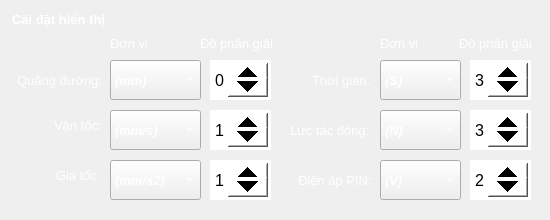
      <widget class="QWidget" name="tab_2">
       <attribute name="title">
        <string>           Cài đặt           </string>
       </attribute>
       <widget class="QGroupBox" name="groupBox_6">
        <property name="geometry">
         <rect>
          <x>10</x>
          <y>10</y>
          <width>531</width>
          <height>201</height>
         </rect>
        </property>
        <property name="font">
         <font>
          <pointsize>10</pointsize>
          <bold>true</bold>
         </font>
        </property>
        <property name="styleSheet">
         <string notr="true">QGroupBox{
border:0px;
color: rgb(255, 255, 255);
}

</string>
        </property>
        <property name="title">
         <string>Cài đặt hiển thị</string>
        </property>
        <widget class="QComboBox" name="comboBox_Display_Car_Unit_A1">
         <property name="geometry">
          <rect>
           <x>100</x>
           <y>150</y>
           <width>91</width>
           <height>40</height>
          </rect>
         </property>
         <property name="font">
          <font>
           <pointsize>10</pointsize>
           <italic>true</italic>
           <bold>true</bold>
          </font>
         </property>
         <property name="styleSheet">
          <string notr="true">color: rgb(255, 255, 255);</string>
         </property>
         <property name="currentIndex">
          <number>0</number>
         </property>
         <item>
          <property name="text">
           <string>(mm/s2)</string>
          </property>
         </item>
         <item>
          <property name="text">
           <string>(m/s2)</string>
          </property>
         </item>
        </widget>
        <widget class="QComboBox" name="comboBox_Display_Car_Unit_S1">
         <property name="geometry">
          <rect>
           <x>100</x>
           <y>50</y>
           <width>91</width>
           <height>40</height>
          </rect>
         </property>
         <property name="font">
          <font>
           <pointsize>10</pointsize>
           <italic>true</italic>
           <bold>true</bold>
          </font>
         </property>
         <property name="styleSheet">
          <string notr="true">color: rgb(255, 255, 255);</string>
         </property>
         <property name="currentIndex">
          <number>0</number>
         </property>
         <item>
          <property name="text">
           <string>(mm)</string>
          </property>
         </item>
         <item>
          <property name="text">
           <string>(m)</string>
          </property>
         </item>
         <item>
          <property name="text">
           <string>(km)</string>
          </property>
         </item>
        </widget>
        <widget class="QComboBox" name="comboBox_Display_Car_Unit_V1">
         <property name="geometry">
          <rect>
           <x>100</x>
           <y>100</y>
           <width>91</width>
           <height>40</height>
          </rect>
         </property>
         <property name="font">
          <font>
           <pointsize>10</pointsize>
           <italic>true</italic>
           <bold>true</bold>
          </font>
         </property>
         <property name="styleSheet">
          <string notr="true">color: rgb(255, 255, 255);</string>
         </property>
         <property name="currentIndex">
          <number>0</number>
         </property>
         <item>
          <property name="text">
           <string>(mm/s)</string>
          </property>
         </item>
         <item>
          <property name="text">
           <string>(m/s)</string>
          </property>
         </item>
         <item>
          <property name="text">
           <string>(km/h)</string>
          </property>
         </item>
        </widget>
        <widget class="QComboBox" name="comboBox_Display_Car_Unit_T1">
         <property name="geometry">
          <rect>
           <x>370</x>
           <y>50</y>
           <width>81</width>
           <height>40</height>
          </rect>
         </property>
         <property name="font">
          <font>
           <pointsize>10</pointsize>
           <italic>true</italic>
           <bold>true</bold>
          </font>
         </property>
         <property name="styleSheet">
          <string notr="true">color: rgb(255, 255, 255);</string>
         </property>
         <property name="currentIndex">
          <number>0</number>
         </property>
         <item>
          <property name="text">
           <string>(S)</string>
          </property>
         </item>
         <item>
          <property name="text">
           <string>(mS)</string>
          </property>
         </item>
         <item>
          <property name="text">
           <string>(uS)</string>
          </property>
         </item>
        </widget>
        <widget class="QComboBox" name="comboBox_Display_Car_Unit_F1">
         <property name="geometry">
          <rect>
           <x>370</x>
           <y>100</y>
           <width>81</width>
           <height>40</height>
          </rect>
         </property>
         <property name="font">
          <font>
           <pointsize>10</pointsize>
           <italic>true</italic>
           <bold>true</bold>
          </font>
         </property>
         <property name="styleSheet">
          <string notr="true">color: rgb(255, 255, 255);</string>
         </property>
         <item>
          <property name="text">
           <string>(N)</string>
          </property>
         </item>
         <item>
          <property name="text">
           <string>(G)</string>
          </property>
         </item>
         <item>
          <property name="text">
           <string>(Kg)</string>
          </property>
         </item>
        </widget>
        <widget class="QLabel" name="label_31">
         <property name="geometry">
          <rect>
           <x>7</x>
           <y>60</y>
           <width>91</width>
           <height>20</height>
          </rect>
         </property>
         <property name="font">
          <font>
           <pointsize>10</pointsize>
           <bold>false</bold>
          </font>
         </property>
         <property name="styleSheet">
          <string notr="true">color: rgb(255, 255, 255);</string>
         </property>
         <property name="text">
          <string>Quãng đường:</string>
         </property>
        </widget>
        <widget class="QLabel" name="label_42">
         <property name="geometry">
          <rect>
           <x>302</x>
           <y>60</y>
           <width>61</width>
           <height>20</height>
          </rect>
         </property>
         <property name="font">
          <font>
           <pointsize>10</pointsize>
           <bold>false</bold>
          </font>
         </property>
         <property name="styleSheet">
          <string notr="true">color: rgb(255, 255, 255);</string>
         </property>
         <property name="text">
          <string>Thời gian:</string>
         </property>
        </widget>
        <widget class="QLabel" name="label_43">
         <property name="geometry">
          <rect>
           <x>44</x>
           <y>105</y>
           <width>51</width>
           <height>20</height>
          </rect>
         </property>
         <property name="font">
          <font>
           <pointsize>10</pointsize>
           <bold>false</bold>
          </font>
         </property>
         <property name="styleSheet">
          <string notr="true">color: rgb(255, 255, 255);</string>
         </property>
         <property name="text">
          <string>Vận tốc:</string>
         </property>
        </widget>
        <widget class="QLabel" name="label_45">
         <property name="geometry">
          <rect>
           <x>46</x>
           <y>155</y>
           <width>51</width>
           <height>20</height>
          </rect>
         </property>
         <property name="font">
          <font>
           <pointsize>10</pointsize>
           <bold>false</bold>
          </font>
         </property>
         <property name="styleSheet">
          <string notr="true">color: rgb(255, 255, 255);</string>
         </property>
         <property name="text">
          <string>Gia tốc:</string>
         </property>
        </widget>
        <widget class="QLabel" name="label_44">
         <property name="geometry">
          <rect>
           <x>280</x>
           <y>110</y>
           <width>81</width>
           <height>20</height>
          </rect>
         </property>
         <property name="font">
          <font>
           <pointsize>10</pointsize>
           <bold>false</bold>
          </font>
         </property>
         <property name="styleSheet">
          <string notr="true">color: rgb(255, 255, 255);</string>
         </property>
         <property name="text">
          <string>Lực tác động:</string>
         </property>
        </widget>
        <widget class="QSpinBox" name="spinBox_Display_Car_Pre_S1">
         <property name="geometry">
          <rect>
           <x>200</x>
           <y>50</y>
           <width>61</width>
           <height>40</height>
          </rect>
         </property>
         <property name="font">
          <font>
           <pointsize>12</pointsize>
           <bold>false</bold>
          </font>
         </property>
         <property name="styleSheet">
          <string notr="true">QSpinBox
{
background-color: rgb(255, 255, 255);
color: rgb(0, 0, 0);
}
QSpinBox::up-button
{
    min-width:40px;
    min-height: 20px;
}
QSpinBox::down-button
{
    min-width: 40px;
    min-height: 20px;
}
</string>
         </property>
         <property name="alignment">
          <set>Qt::AlignCenter</set>
         </property>
         <property name="minimum">
          <number>0</number>
         </property>
         <property name="maximum">
          <number>5</number>
         </property>
         <property name="value">
          <number>0</number>
         </property>
        </widget>
        <widget class="QSpinBox" name="spinBox_Display_Car_Pre_V1">
         <property name="geometry">
          <rect>
           <x>200</x>
           <y>100</y>
           <width>61</width>
           <height>40</height>
          </rect>
         </property>
         <property name="font">
          <font>
           <pointsize>12</pointsize>
           <bold>false</bold>
          </font>
         </property>
         <property name="styleSheet">
          <string notr="true">QSpinBox
{
background-color: rgb(255, 255, 255);
color: rgb(0, 0, 0);
}
QSpinBox::up-button
{
    min-width:40px;
    min-height: 20px;
}
QSpinBox::down-button
{
    min-width: 40px;
    min-height: 20px;
}
</string>
         </property>
         <property name="alignment">
          <set>Qt::AlignCenter</set>
         </property>
         <property name="minimum">
          <number>0</number>
         </property>
         <property name="maximum">
          <number>5</number>
         </property>
         <property name="value">
          <number>1</number>
         </property>
        </widget>
        <widget class="QSpinBox" name="spinBox_Display_Car_Pre_A1">
         <property name="geometry">
          <rect>
           <x>200</x>
           <y>150</y>
           <width>61</width>
           <height>40</height>
          </rect>
         </property>
         <property name="font">
          <font>
           <pointsize>12</pointsize>
           <bold>false</bold>
          </font>
         </property>
         <property name="styleSheet">
          <string notr="true">QSpinBox
{
background-color: rgb(255, 255, 255);
color: rgb(0, 0, 0);
}
QSpinBox::up-button
{
    min-width:40px;
    min-height: 20px;
}
QSpinBox::down-button
{
    min-width: 40px;
    min-height: 20px;
}
</string>
         </property>
         <property name="alignment">
          <set>Qt::AlignCenter</set>
         </property>
         <property name="minimum">
          <number>0</number>
         </property>
         <property name="maximum">
          <number>5</number>
         </property>
         <property name="value">
          <number>1</number>
         </property>
        </widget>
        <widget class="QSpinBox" name="spinBox_Display_Car_Pre_T1">
         <property name="geometry">
          <rect>
           <x>460</x>
           <y>50</y>
           <width>61</width>
           <height>40</height>
          </rect>
         </property>
         <property name="font">
          <font>
           <pointsize>12</pointsize>
           <bold>false</bold>
          </font>
         </property>
         <property name="styleSheet">
          <string notr="true">QSpinBox
{
background-color: rgb(255, 255, 255);
color: rgb(0, 0, 0);
}
QSpinBox::up-button
{
    min-width:40px;
    min-height: 20px;
}
QSpinBox::down-button
{
    min-width: 40px;
    min-height: 20px;
}
</string>
         </property>
         <property name="alignment">
          <set>Qt::AlignCenter</set>
         </property>
         <property name="minimum">
          <number>0</number>
         </property>
         <property name="maximum">
          <number>3</number>
         </property>
         <property name="value">
          <number>3</number>
         </property>
        </widget>
        <widget class="QSpinBox" name="spinBox_Display_Car_Pre_F1">
         <property name="geometry">
          <rect>
           <x>460</x>
           <y>100</y>
           <width>61</width>
           <height>40</height>
          </rect>
         </property>
         <property name="font">
          <font>
           <pointsize>12</pointsize>
           <bold>false</bold>
          </font>
         </property>
         <property name="styleSheet">
          <string notr="true">QSpinBox
{
background-color: rgb(255, 255, 255);
color: rgb(0, 0, 0);
}
QSpinBox::up-button
{
    min-width:40px;
    min-height: 20px;
}
QSpinBox::down-button
{
    min-width: 40px;
    min-height: 20px;
}
</string>
         </property>
         <property name="alignment">
          <set>Qt::AlignCenter</set>
         </property>
         <property name="minimum">
          <number>0</number>
         </property>
         <property name="maximum">
          <number>5</number>
         </property>
         <property name="singleStep">
          <number>1</number>
         </property>
         <property name="value">
          <number>3</number>
         </property>
        </widget>
        <widget class="QLabel" name="label_46">
         <property name="geometry">
          <rect>
           <x>100</x>
           <y>23</y>
           <width>101</width>
           <height>20</height>
          </rect>
         </property>
         <property name="font">
          <font>
           <pointsize>10</pointsize>
           <bold>false</bold>
          </font>
         </property>
         <property name="styleSheet">
          <string notr="true">color: rgb(255, 255, 255);</string>
         </property>
         <property name="text">
          <string>Đơn vị</string>
         </property>
        </widget>
        <widget class="QLabel" name="label_60">
         <property name="geometry">
          <rect>
           <x>190</x>
           <y>23</y>
           <width>101</width>
           <height>20</height>
          </rect>
         </property>
         <property name="font">
          <font>
           <pointsize>10</pointsize>
           <bold>false</bold>
          </font>
         </property>
         <property name="styleSheet">
          <string notr="true">color: rgb(255, 255, 255);</string>
         </property>
         <property name="text">
          <string>Độ phân giải</string>
         </property>
        </widget>
        <widget class="QLabel" name="label_61">
         <property name="geometry">
          <rect>
           <x>449</x>
           <y>23</y>
           <width>81</width>
           <height>20</height>
          </rect>
         </property>
         <property name="font">
          <font>
           <pointsize>10</pointsize>
           <bold>false</bold>
          </font>
         </property>
         <property name="styleSheet">
          <string notr="true">color: rgb(255, 255, 255);</string>
         </property>
         <property name="text">
          <string>Độ phân giải</string>
         </property>
        </widget>
        <widget class="QLabel" name="label_62">
         <property name="geometry">
          <rect>
           <x>370</x>
           <y>23</y>
           <width>51</width>
           <height>20</height>
          </rect>
         </property>
         <property name="font">
          <font>
           <pointsize>10</pointsize>
           <bold>false</bold>
          </font>
         </property>
         <property name="styleSheet">
          <string notr="true">color: rgb(255, 255, 255);</string>
         </property>
         <property name="text">
          <string>Đơn vị</string>
         </property>
        </widget>
        <widget class="QComboBox" name="comboBox_Display_Car_Unit_PIN1">
         <property name="geometry">
          <rect>
           <x>370</x>
           <y>150</y>
           <width>81</width>
           <height>40</height>
          </rect>
         </property>
         <property name="font">
          <font>
           <pointsize>10</pointsize>
           <italic>true</italic>
           <bold>true</bold>
          </font>
         </property>
         <property name="styleSheet">
          <string notr="true">color: rgb(255, 255, 255);</string>
         </property>
         <property name="currentIndex">
          <number>0</number>
         </property>
         <item>
          <property name="text">
           <string>(V)</string>
          </property>
         </item>
         <item>
          <property name="text">
           <string>(mV)</string>
          </property>
         </item>
        </widget>
        <widget class="QSpinBox" name="spinBox_Display_Car_Pre_PIN1">
         <property name="geometry">
          <rect>
           <x>460</x>
           <y>150</y>
           <width>61</width>
           <height>40</height>
          </rect>
         </property>
         <property name="font">
          <font>
           <pointsize>12</pointsize>
           <bold>false</bold>
          </font>
         </property>
         <property name="styleSheet">
          <string notr="true">QSpinBox
{
background-color: rgb(255, 255, 255);
color: rgb(0, 0, 0);
}
QSpinBox::up-button
{
    min-width:40px;
    min-height: 20px;
}
QSpinBox::down-button
{
    min-width: 40px;
    min-height: 20px;
}
</string>
         </property>
         <property name="alignment">
          <set>Qt::AlignCenter</set>
         </property>
         <property name="minimum">
          <number>0</number>
         </property>
         <property name="maximum">
          <number>5</number>
         </property>
         <property name="value">
          <number>2</number>
         </property>
        </widget>
        <widget class="QLabel" name="label_47">
         <property name="geometry">
          <rect>
           <x>288</x>
           <y>160</y>
           <width>81</width>
           <height>20</height>
          </rect>
         </property>
         <property name="font">
          <font>
           <pointsize>10</pointsize>
           <bold>false</bold>
          </font>
         </property>
         <property name="styleSheet">
          <string notr="true">color: rgb(255, 255, 255);</string>
         </property>
         <property name="text">
          <string>Điện áp PIN:</string>
         </property>
        </widget>
       </widget>
      </widget>
